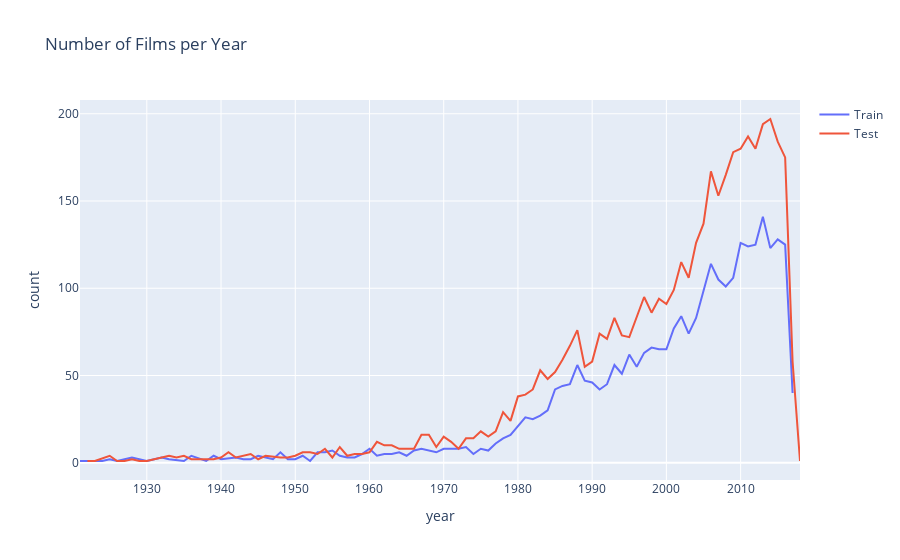

Write notebook code for a chart like this one.
### Code cell
data=[go.Scatter(x=d1.index,y=d1.values,name='Train'),go.Scatter(x=d2.index,y=d2.values,name='Test')]
layout=go.Layout(dict(title='Number of Films per Year',xaxis=dict(title='year'),yaxis=dict(title='count'),),legend=dict
                (orientation='v'))
py.iplot(dict(data=data,layout=layout))
